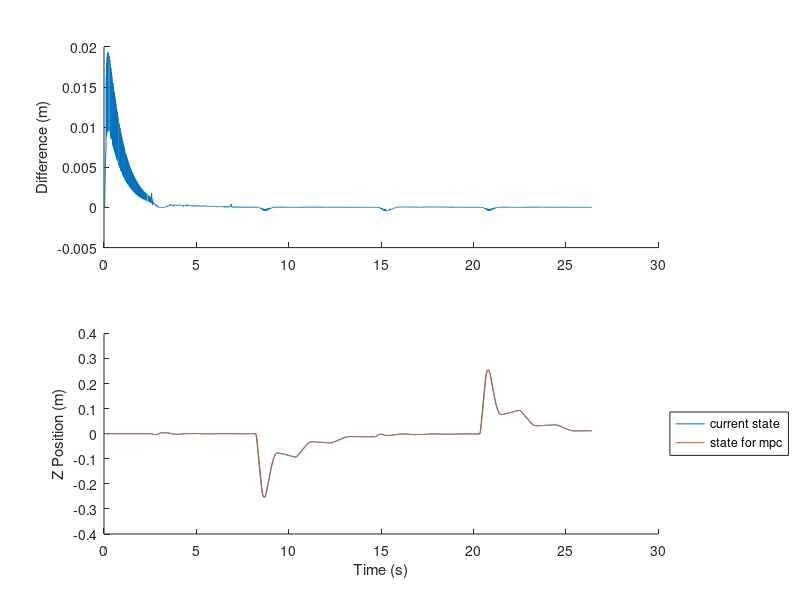

Reproduce this figure in MATLAB. (Note: this script raises an error after producing the figure.)
%% Plot states and state differences
close all;
load("state_diffs.mat");
dzs = state_diffs(3,:);
xs_mat = states_matlab(4,:);
xs_mpc = states_mpc(4,:);
figure(1);
subplot(2,1,1);
hold on;
plot(0.01*(1:length(dzs)),dzs);
ylabel("Difference (m)");   
subplot(2,1,2);
hold on;
plot(0.01*(1:length(xs_mat)),xs_mat,"DisplayName","current state");
plot(0.01*(1:length(xs_mpc)),xs_mpc,"DisplayName","state for mpc");
ylabel("Z Position (m)");
xlabel("Time (s)");
legend("Location","eastoutside");
%% Plot publishing rates
close all;
T = table2array(readtable('../debug_file.csv'));
times = T(:,1);
dts = [];
for i = 1:length(times)-1
   dts =  [dts times(i+1) - times(i)];
end
freqs = ones(1,length(dts))./dts;
figure(1);
hold on;
% plot(freqs,"o");
histogram(freqs,"Normalization","probability");
title("Publishing frequency for mpc\_control node");
xlabel("Publishing Frequency (Hz)");
ylabel("Relative Frequency");